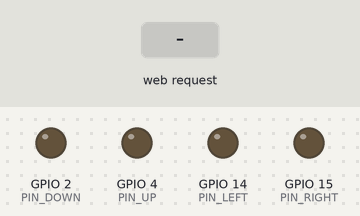
A sketch run on a simulated ESP32. On the bench: output pins drawn as LEDs (lit = HIGH). The inputs (shaded band) are chosen by the test bench. WiFi joins after 1.5 s; servers stay silent unless stated; what the sketch prints to the serial monitor is not drawn.

Above: at 2.7 s.
2.8 s: HTTP request GET /led?up=1 received
At 3.5 s:
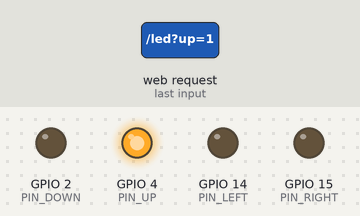
4.3 s: HTTP request GET /led?down=1 received
At 4.6 s:
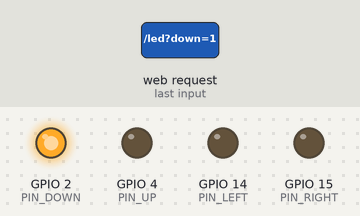
5.8 s: HTTP request GET /led?left=1 received
At 7.0 s:
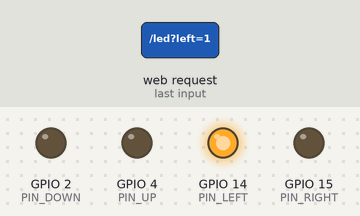
7.3 s: HTTP request GET /led?up=1&down=1&left=1 received
At 8.1 s:
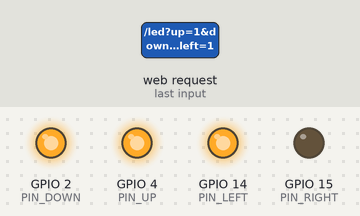
8.8 s: HTTP request GET /led received
At 9.2 s:
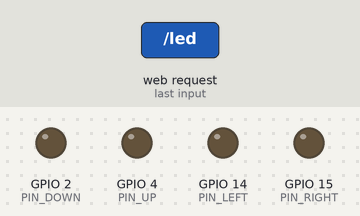
10.3 s: HTTP request GET /led?up=120 received
At 11.6 s:
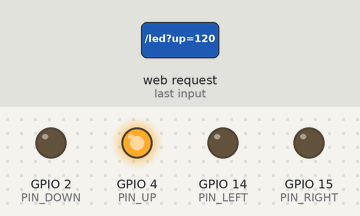
Timing chart, 0 to 12.8 s (numbered marks = the images above; inputs shaded):
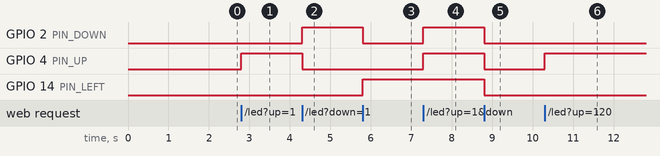

The sketch:

wifi_led_only.ino
```cpp
#include <WiFi.h>
#include <WebServer.h>

const char* SSID     = "mayank";
const char* PASSWORD = "hello_world3";

// Your exact physical wiring
const int PIN_UP    = 4;    // Forward
const int PIN_DOWN  = 2;    // Reverse
const int PIN_LEFT  = 14;   // Left
const int PIN_RIGHT = 15;   // Right

WebServer server(80);

void handleLed() {
    int up    = server.hasArg("up")    ? server.arg("up").toInt()    : 0;
    int down  = server.hasArg("down")  ? server.arg("down").toInt()  : 0;
    int left  = server.hasArg("left")  ? server.arg("left").toInt()  : 0;
    int right = server.hasArg("right") ? server.arg("right").toInt() : 0;

    digitalWrite(PIN_UP,    up    ? HIGH : LOW);
    digitalWrite(PIN_DOWN,  down  ? HIGH : LOW);
    digitalWrite(PIN_LEFT,  left  ? HIGH : LOW);
    digitalWrite(PIN_RIGHT, right ? HIGH : LOW);

    server.send(200, "text/plain", "OK");
}

void setup() {
    Serial.begin(115200);

    // Setup LEDs
    pinMode(PIN_UP,    OUTPUT);
    pinMode(PIN_DOWN,  OUTPUT);
    pinMode(PIN_LEFT,  OUTPUT);
    pinMode(PIN_RIGHT, OUTPUT);

    // Turn all LEDs off at start
    digitalWrite(PIN_UP,    LOW);
    digitalWrite(PIN_DOWN,  LOW);
    digitalWrite(PIN_LEFT,  LOW);
    digitalWrite(PIN_RIGHT, LOW);

    // Connect WiFi
    WiFi.begin(SSID, PASSWORD);
    Serial.print("\nConnecting to WiFi");
    while (WiFi.status() != WL_CONNECTED) {
        delay(500);
        Serial.print(".");
    }

    Serial.println("\nWiFi connected!");
    Serial.print("Camera Ready! Use 'http://");
    Serial.print(WiFi.localIP());
    Serial.println("' to connect");

    server.on("/led", HTTP_GET, handleLed);
    server.begin();
}

void loop() {
    server.handleClient();
}
```

Measured:
- after the input at 2.8 s, GPIO 4 (PIN_UP): LOW → HIGH at once
- after the input at 4.3 s, GPIO 2 (PIN_DOWN): LOW → HIGH at once; GPIO 4 (PIN_UP): HIGH → LOW at once
- after the input at 5.8 s, GPIO 2 (PIN_DOWN): HIGH → LOW at once; GPIO 14 (PIN_LEFT): LOW → HIGH at once
- after the input at 7.3 s, GPIO 2 (PIN_DOWN), GPIO 4 (PIN_UP): LOW → HIGH at once
- after the input at 8.8 s, GPIO 2 (PIN_DOWN), GPIO 4 (PIN_UP), GPIO 14 (PIN_LEFT): HIGH → LOW at once
- after the input at 10.3 s, GPIO 4 (PIN_UP): LOW → HIGH at once
